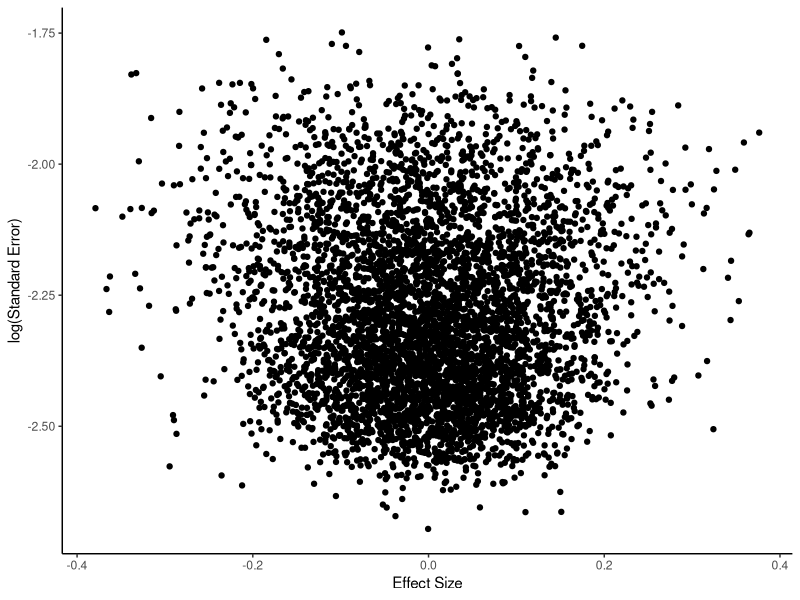

Here is the R script that generated this plot:
set.seed(14)

true.theta <- 0

sample.size <- rep(50:150, 50)

effect.size <- c()

se <- c()

for (i in 1:length(sample.size)) {
  s <- rnorm(sample.size[i], mean = true.theta)
  
  effect.size[i] <- mean(s)
  
  se[i] <- sd(s) / sqrt(sample.size[i])
}

library(tidyverse)

data.frame(es = effect.size, log.se = log(se)) %>%
  ggplot(aes(x = es, y = log.se)) +
  geom_point() +
  labs(x = "Effect Size", y = "log(Standard Error)") +
  theme_classic()
